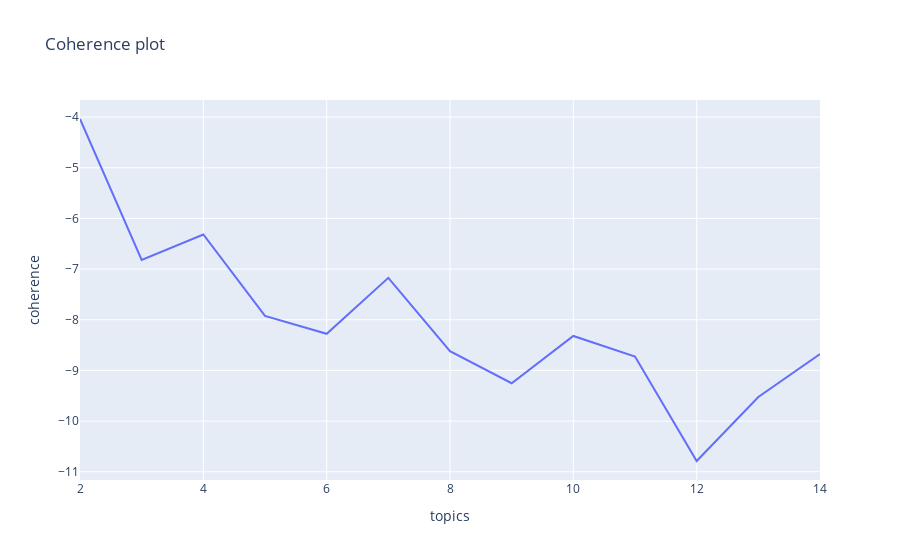

Notebook source saved alongside this figure:
### Code cell
fig = px.line(post_ts_df, x='topics', y='coherence', title='Coherence plot')
fig.show()

### Figure 1 — Plotly figure (JSON) as saved in the notebook; plotly's stock layout.template omitted (floating-point values rounded to 4 significant figures)
{"data": [{"hovertemplate": "topics=%{x}<br>coherence=%{y}<extra></extra>", "legendgroup": "", "line": {"color": "#636efa", "dash": "solid"}, "marker": {"symbol": "circle"}, "mode": "lines", "name": "", "orientation": "v", "showlegend": false, "type": "scatter", "x": [2, 3, 4, 5, 6, 7, 8, 9, 10, 11, 12, 13, 14], "xaxis": "x", "y": [-4.038, -6.817, -6.317, -7.924, -8.277, -7.173, -8.618, -9.252, -8.319, -8.724, -10.79, -9.525, -8.677], "yaxis": "y"}], "layout": {"legend": {"tracegroupgap": 0}, "title": {"text": "Coherence plot"}, "xaxis": {"anchor": "y", "domain": [0, 1], "title": {"text": "topics"}}, "yaxis": {"anchor": "x", "domain": [0, 1], "title": {"text": "coherence"}}}}
